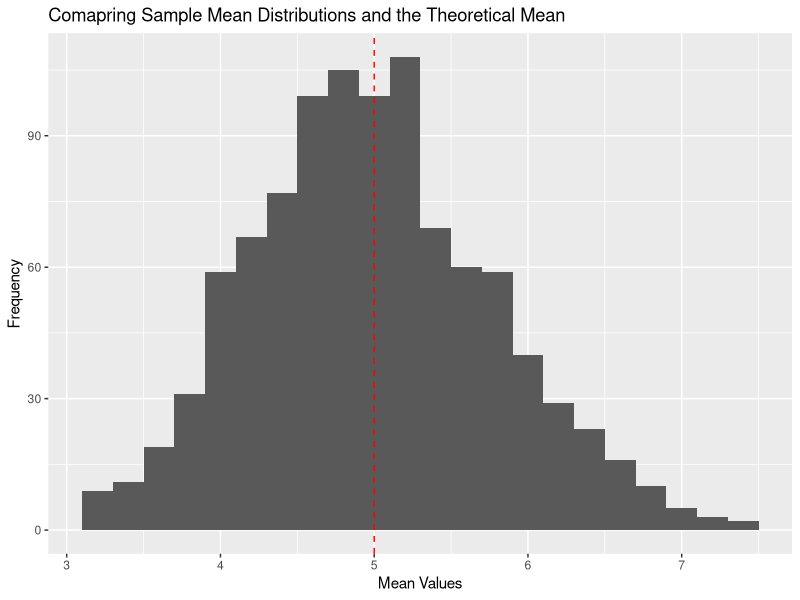
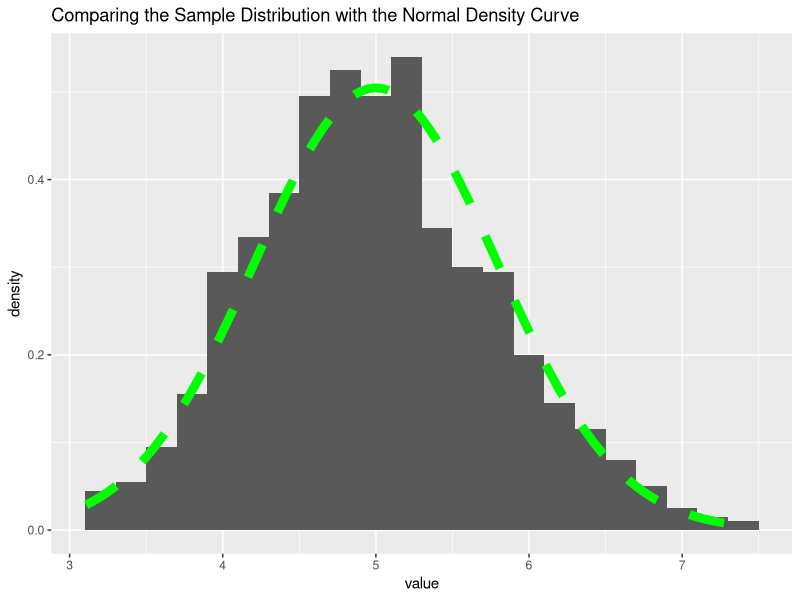
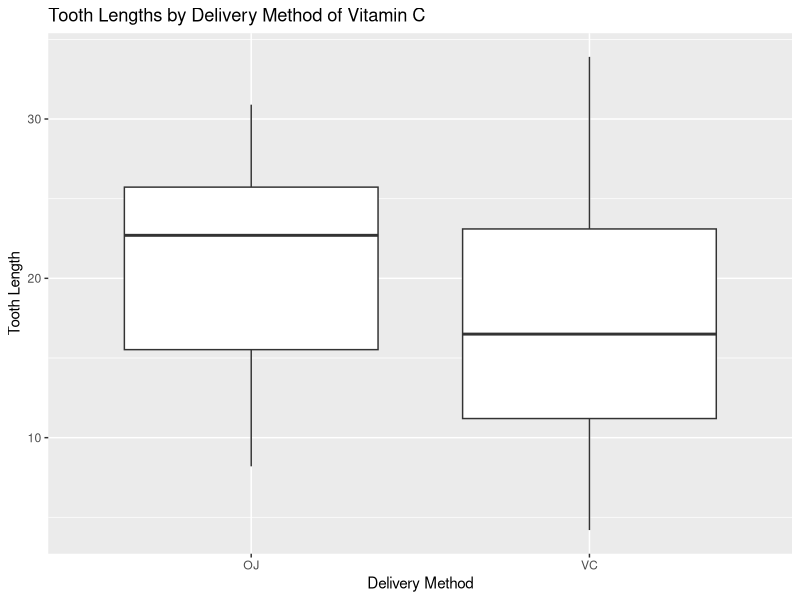
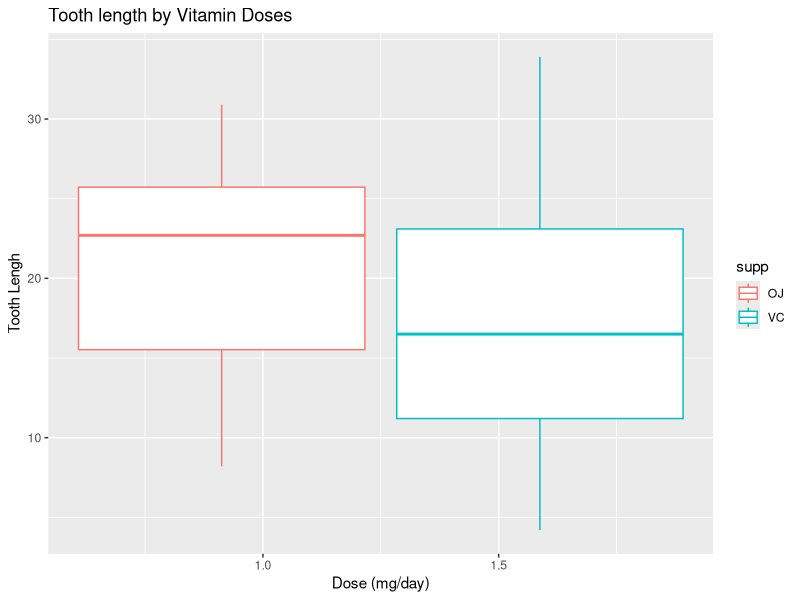

Recreate these plots in R, in order.
## ---- chunk 1
library(ggplot2)

## ---- chunk 2
set.seed(1) # set seed for reprocibability
lambda<-0.2
nsample<-40
simn<-1000 # number of simulations
## ---- chunk 3
simdata<-replicate(simn,rexp(nsample,lambda)) #create simdata matrix 
str(simdata)
## ---- chunk 4
#sim_mean is the mean of simulated data
sim_mean<-colMeans(simdata) #calculate column means, each column is 40 samples 
str(sim_mean)

#The theoretical mean and standard deviation are calculated 
#theoretical mean and SD
theo_mean<-1/lambda
theo_sd<-theo_mean/sqrt(nsample)
theo_var<-theo_sd^2
## ---- chunk 5
sim_mean<-as.data.frame(sim_mean)
colnames(sim_mean)<-"value"
ggplot(data = sim_mean,aes(x=value))+geom_histogram(binwidth = 0.2)+
        geom_vline(xintercept = theo_mean,colour=c("red"),linetype="dashed")+labs(title="Comapring Sample Mean Distributions and the Theoretical Mean",x="Mean Values",y="Frequency")

## ---- chunk 6
sim_var<-sd(as.matrix(sim_mean))^2
sim_var
## ---- chunk 7
#note here we need density function for geom_histogram

ggplot(data = sim_mean,aes(x=value))+
        geom_histogram(aes(y=..density..),binwidth = 0.2)+ 
        stat_function(fun=dnorm,args=list(mean=theo_mean,sd=theo_sd),color="green",
                      lwd=3,linetype="dashed")+labs(title = "Comparing the Sample Distribution with the Normal Density Curve",xlab="Mean Values")


## ---- chunk 8
data("ToothGrowth")
str(ToothGrowth)
## ---- chunk 9
ggplot(data = ToothGrowth,aes(x=supp,y=len))+
        geom_boxplot()+labs(title = "Tooth Lengths by Delivery Method of Vitamin C",
                            x="Delivery Method",y="Tooth Length")
## ---- chunk 10
ggplot(data = ToothGrowth,aes(x=dose,y=len,color=supp))+
        geom_boxplot()+labs(title = "Tooth length by Vitamin Doses",x="Dose (mg/day)",
                            y="Tooth Lengh")
## ---- chunk 11
t.test(len~supp,data = ToothGrowth)
## ---- chunk 12
ToothGrowth$dose<-as.character(ToothGrowth$dose)
res<-aov(len~dose,data = ToothGrowth)
summary(res)
## ---- chunk 13
TukeyHSD(res)
